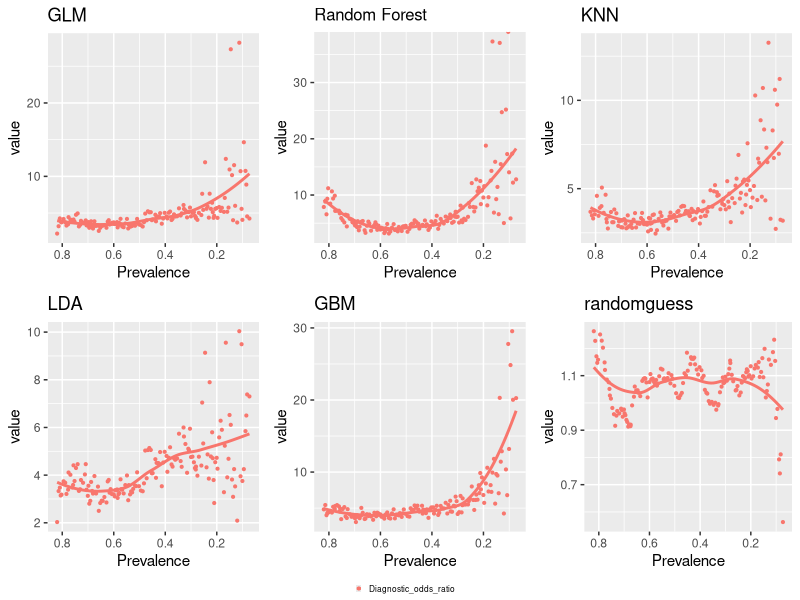
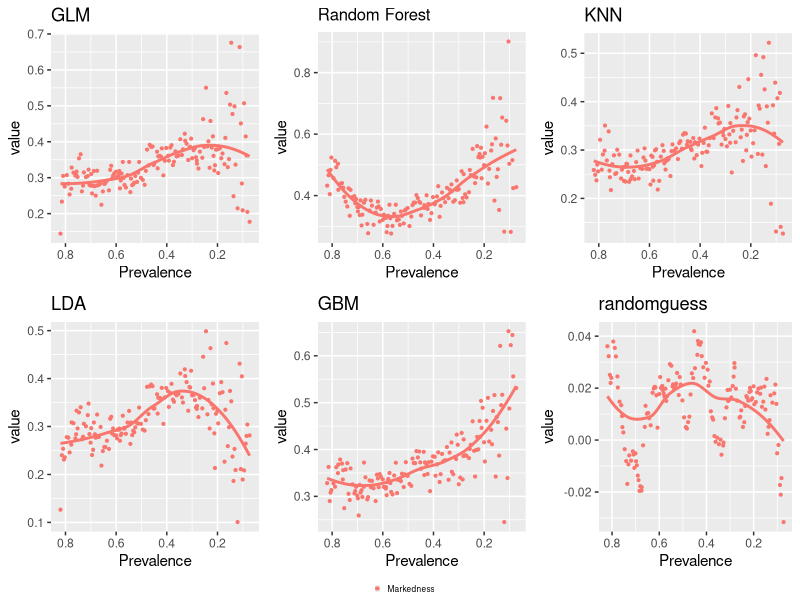
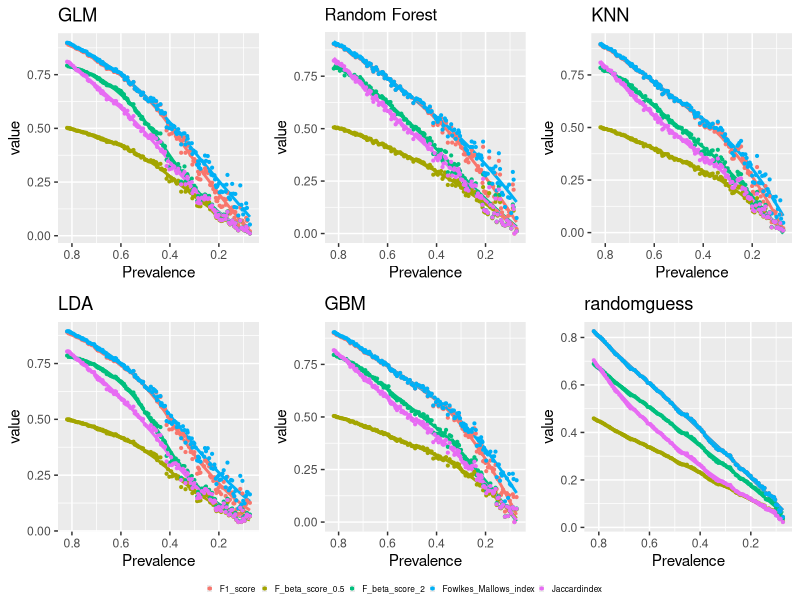
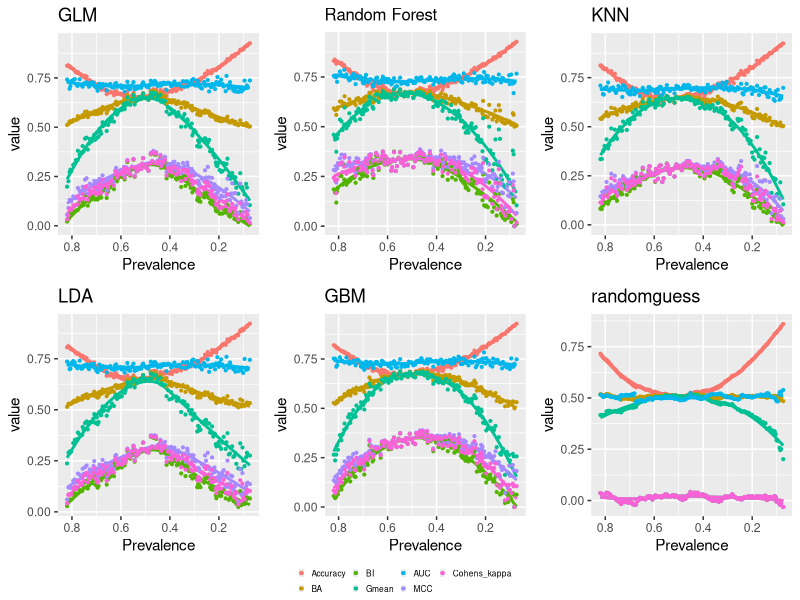
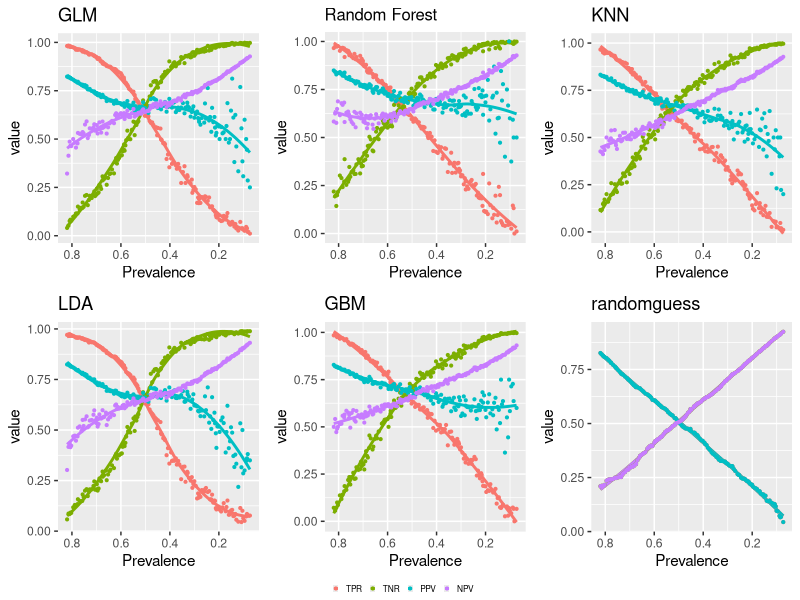
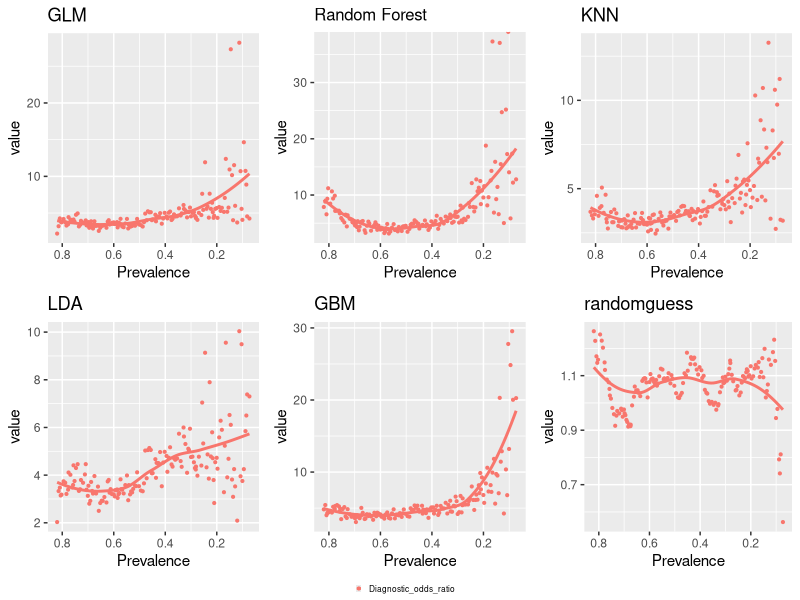
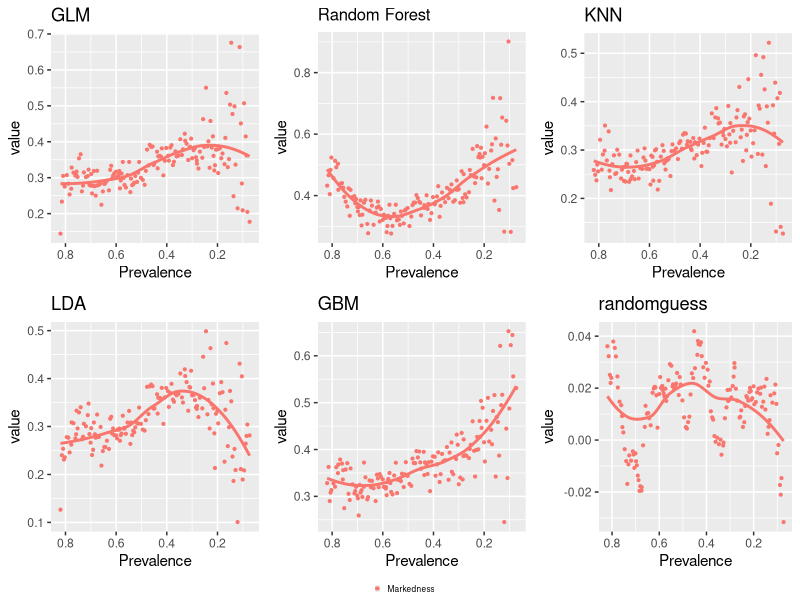
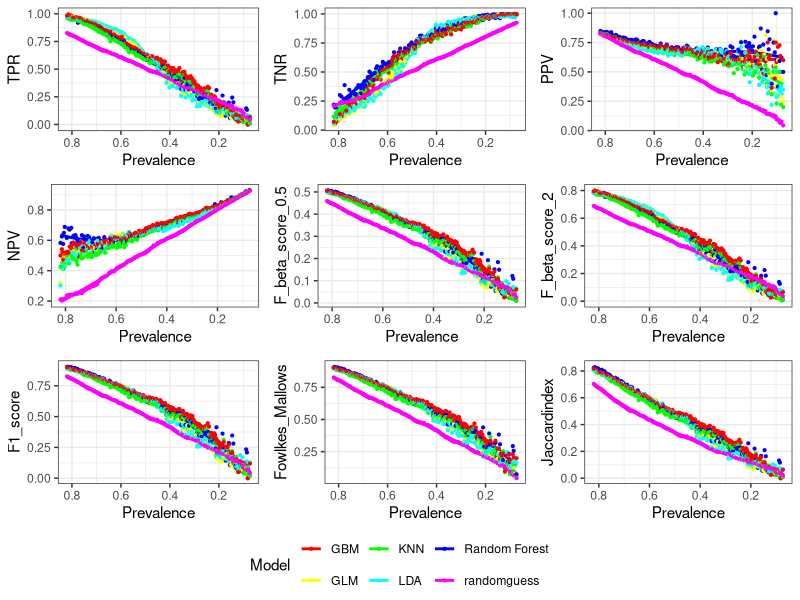

The R source for these figures, in order:
## ---- chunk 1
knitr::opts_chunk$set(echo = FALSE, message = FALSE, warning = FALSE)
## ---- chunk 2
library(ggplot2)
library(reshape)
library(ggpubr)

metricsdf2 = read.csv("finalall.csv")

metricsdf2 = subset(metricsdf2, AUC != 0)

metricsdf2$Model = ifelse(metricsdf2$Model == "Logistic Regression", "GLM", metricsdf2$Model) # just rename model

models = unique(metricsdf2$Model)

## ---- chunk 3
mglm1 = subset(metricsdf2, Model == models[1])[, c("Prevalence", "F1_score", "F_beta_score_0.5", "F_beta_score_2", "Fowlkes_Mallows_index", "Jaccardindex")]
Molten1 <- melt(mglm1, id.vars = "Prevalence")
p1 = ggplot(Molten1, aes(x = Prevalence, y = value, colour = variable)) +
        geom_smooth(se = FALSE) + geom_point(size = 0.75) + theme(legend.title = element_text(size = 6), legend.text  = element_text(size = 6), legend.key.size = unit(0.25, "lines")) + 
        scale_x_continuous("Prevalence") + scale_colour_discrete("") + scale_x_reverse() + ggtitle(models[1])

mglm1 = subset(metricsdf2, Model == models[2])[, c("Prevalence", "F1_score", "F_beta_score_0.5", "F_beta_score_2", "Fowlkes_Mallows_index", "Jaccardindex")]
Molten1 <- melt(mglm1, id.vars = "Prevalence")
p2 = ggplot(Molten1, aes(x = Prevalence, y = value, colour = variable)) +
        geom_smooth(se = FALSE) + geom_point(size = 0.75) + theme(plot.title = element_text(size=12), legend.title = element_text(size = 6), legend.text  = element_text(size = 6), legend.key.size = unit(0.25, "lines")) + 
        scale_x_continuous("Prevalence") + scale_colour_discrete("") + scale_x_reverse() + ggtitle(models[2])

mglm1 = subset(metricsdf2, Model == models[3])[, c("Prevalence", "F1_score", "F_beta_score_0.5", "F_beta_score_2", "Fowlkes_Mallows_index", "Jaccardindex")]
Molten1 <- melt(mglm1, id.vars = "Prevalence")
p3 = ggplot(Molten1, aes(x = Prevalence, y = value, colour = variable)) +
        geom_smooth(se = FALSE) + geom_point(size = 0.75) + theme(legend.title = element_text(size = 6), legend.text  = element_text(size = 6), legend.key.size = unit(0.25, "lines")) + 
        scale_x_continuous("Prevalence") + scale_colour_discrete("") + scale_x_reverse() + ggtitle(models[3])

mglm1 = subset(metricsdf2, Model == models[4])[, c("Prevalence", "F1_score", "F_beta_score_0.5", "F_beta_score_2", "Fowlkes_Mallows_index", "Jaccardindex")]
Molten1 <- melt(mglm1, id.vars = "Prevalence")
p4 = ggplot(Molten1, aes(x = Prevalence, y = value, colour = variable)) +
        geom_smooth(se = FALSE) + geom_point(size = 0.75) + theme(legend.title = element_text(size = 6), legend.text  = element_text(size = 6), legend.key.size = unit(0.25, "lines")) + 
        scale_x_continuous("Prevalence") + scale_colour_discrete("") + scale_x_reverse() + ggtitle(models[4])

mglm1 = subset(metricsdf2, Model == models[5])[, c("Prevalence", "F1_score", "F_beta_score_0.5", "F_beta_score_2", "Fowlkes_Mallows_index", "Jaccardindex")]
Molten1 <- melt(mglm1, id.vars = "Prevalence")
p5 = ggplot(Molten1, aes(x = Prevalence, y = value, colour = variable)) +
        geom_smooth(se = FALSE) + geom_point(size = 0.75) + theme(legend.title = element_text(size = 6), legend.text  = element_text(size = 6), legend.key.size = unit(0.25, "lines")) + 
        scale_x_continuous("Prevalence") + scale_colour_discrete("") + scale_x_reverse() + ggtitle(models[5])

mglm1 = subset(metricsdf2, Model == models[6])[, c("Prevalence", "F1_score", "F_beta_score_0.5", "F_beta_score_2", "Fowlkes_Mallows_index", "Jaccardindex")]
Molten1 <- melt(mglm1, id.vars = "Prevalence")
p6 = ggplot(Molten1, aes(x = Prevalence, y = value, colour = variable)) +
        geom_smooth(se = FALSE) + geom_point(size = 0.75) + theme(legend.title = element_text(size = 6), legend.text  = element_text(size = 6), legend.key.size = unit(0.25, "lines")) + 
        scale_x_continuous("Prevalence") + scale_colour_discrete("") + scale_x_reverse() + ggtitle(models[6])

tiff("fig1.tiff", units="in", width=7, height= 5, res=450)
ggarrange(p1, p2, p3, p4, p5, p6, ncol=3, nrow=2, common.legend = TRUE, legend="bottom")
dev.off()
## ---- chunk 4
mglm1 = subset(metricsdf2, Model == models[1])[, c("Prevalence", "Accuracy", "BA", "BI", "Gmean", "AUC", "MCC", "Cohens_kappa")]
Molten1 <- melt(mglm1, id.vars = "Prevalence")
p1 = ggplot(Molten1, aes(x = Prevalence, y = value, colour = variable)) +
        geom_smooth(se = FALSE) + geom_point(size = 0.75) + theme(legend.title = element_text(size = 6), legend.text  = element_text(size = 6), legend.key.size = unit(0.25, "lines")) + 
        scale_x_continuous("Prevalence") + scale_colour_discrete("") + scale_x_reverse() + ggtitle(models[1])

mglm1 = subset(metricsdf2, Model == models[2])[, c("Prevalence", "Accuracy", "BA", "BI", "Gmean", "AUC", "MCC", "Cohens_kappa")]
Molten1 <- melt(mglm1, id.vars = "Prevalence")
p2 = ggplot(Molten1, aes(x = Prevalence, y = value, colour = variable)) +
        geom_smooth(se = FALSE) + geom_point(size = 0.75) + theme(plot.title = element_text(size=12), legend.title = element_text(size = 6), legend.text  = element_text(size = 6), legend.key.size = unit(0.25, "lines")) + 
        scale_x_continuous("Prevalence") + scale_colour_discrete("") + scale_x_reverse() + ggtitle(models[2])

mglm1 = subset(metricsdf2, Model == models[3])[, c("Prevalence", "Accuracy", "BA", "BI", "Gmean", "AUC", "MCC", "Cohens_kappa")]
Molten1 <- melt(mglm1, id.vars = "Prevalence")
p3 = ggplot(Molten1, aes(x = Prevalence, y = value, colour = variable)) +
        geom_smooth(se = FALSE) + geom_point(size = 0.75) + theme(legend.title = element_text(size = 6), legend.text  = element_text(size = 6), legend.key.size = unit(0.25, "lines")) + 
        scale_x_continuous("Prevalence") + scale_colour_discrete("") + scale_x_reverse() + ggtitle(models[3])

mglm1 = subset(metricsdf2, Model == models[4])[, c("Prevalence", "Accuracy", "BA", "BI", "Gmean", "AUC", "MCC", "Cohens_kappa")]
Molten1 <- melt(mglm1, id.vars = "Prevalence")
p4 = ggplot(Molten1, aes(x = Prevalence, y = value, colour = variable)) +
        geom_smooth(se = FALSE) + geom_point(size = 0.75) + theme(legend.title = element_text(size = 6), legend.text  = element_text(size = 6), legend.key.size = unit(0.25, "lines")) + 
        scale_x_continuous("Prevalence") + scale_colour_discrete("") + scale_x_reverse() + ggtitle(models[4])

mglm1 = subset(metricsdf2, Model == models[5])[, c("Prevalence", "Accuracy", "BA", "BI", "Gmean", "AUC", "MCC", "Cohens_kappa")]
Molten1 <- melt(mglm1, id.vars = "Prevalence")
p5 = ggplot(Molten1, aes(x = Prevalence, y = value, colour = variable)) +
        geom_smooth(se = FALSE) + geom_point(size = 0.75) + theme(legend.title = element_text(size = 6), legend.text  = element_text(size = 6), legend.key.size = unit(0.25, "lines")) + 
        scale_x_continuous("Prevalence") + scale_colour_discrete("") + scale_x_reverse() + ggtitle(models[5])

mglm1 = subset(metricsdf2, Model == models[6])[, c("Prevalence", "Accuracy", "BA", "BI", "Gmean", "AUC", "MCC", "Cohens_kappa")]
Molten1 <- melt(mglm1, id.vars = "Prevalence")
p6 = ggplot(Molten1, aes(x = Prevalence, y = value, colour = variable)) +
        geom_smooth(se = FALSE) + geom_point(size = 0.75) + theme(legend.title = element_text(size = 6), legend.text  = element_text(size = 6), legend.key.size = unit(0.25, "lines")) + 
        scale_x_continuous("Prevalence") + scale_colour_discrete("") + scale_x_reverse() + ggtitle(models[6])

tiff("fig2.tiff", units="in", width=7, height= 5, res=450)
ggarrange(p1, p2, p3, p4, p5, p6, ncol=3, nrow=2, common.legend = TRUE, legend="bottom")
dev.off()
## ---- chunk 5
mglm1 = subset(metricsdf2, Model == models[1])[, c("Prevalence", "TPR", "TNR", "PPV", "NPV")]
Molten1 <- melt(mglm1, id.vars = "Prevalence")
p1 = ggplot(Molten1, aes(x = Prevalence, y = value, colour = variable)) +
        geom_smooth(se = FALSE) + geom_point(size = 0.75) + theme(legend.title = element_text(size = 6), legend.text  = element_text(size = 6), legend.key.size = unit(0.25, "lines")) + 
        scale_x_continuous("Prevalence") + scale_colour_discrete("") + scale_x_reverse() + ggtitle(models[1])

mglm1 = subset(metricsdf2, Model == models[2])[, c("Prevalence", "TPR", "TNR", "PPV", "NPV")]
Molten1 <- melt(mglm1, id.vars = "Prevalence")
p2 = ggplot(Molten1, aes(x = Prevalence, y = value, colour = variable)) +
        geom_smooth(se = FALSE) + geom_point(size = 0.75) + theme(plot.title = element_text(size=12), legend.title = element_text(size = 6), legend.text  = element_text(size = 6), legend.key.size = unit(0.25, "lines")) + 
        scale_x_continuous("Prevalence") + scale_colour_discrete("") + scale_x_reverse() + ggtitle(models[2])

mglm1 = subset(metricsdf2, Model == models[3])[, c("Prevalence", "TPR", "TNR", "PPV", "NPV")]
Molten1 <- melt(mglm1, id.vars = "Prevalence")
p3 = ggplot(Molten1, aes(x = Prevalence, y = value, colour = variable)) +
        geom_smooth(se = FALSE) + geom_point(size = 0.75) + theme(legend.title = element_text(size = 6), legend.text  = element_text(size = 6), legend.key.size = unit(0.25, "lines")) + 
        scale_x_continuous("Prevalence") + scale_colour_discrete("") + scale_x_reverse() + ggtitle(models[3])

mglm1 = subset(metricsdf2, Model == models[4])[, c("Prevalence", "TPR", "TNR", "PPV", "NPV")]
Molten1 <- melt(mglm1, id.vars = "Prevalence")
p4 = ggplot(Molten1, aes(x = Prevalence, y = value, colour = variable)) +
        geom_smooth(se = FALSE) + geom_point(size = 0.75) + theme(legend.title = element_text(size = 6), legend.text  = element_text(size = 6), legend.key.size = unit(0.25, "lines")) + 
        scale_x_continuous("Prevalence") + scale_colour_discrete("") + scale_x_reverse() + ggtitle(models[4])

mglm1 = subset(metricsdf2, Model == models[5])[, c("Prevalence", "TPR", "TNR", "PPV", "NPV")]
Molten1 <- melt(mglm1, id.vars = "Prevalence")
p5 = ggplot(Molten1, aes(x = Prevalence, y = value, colour = variable)) +
        geom_smooth(se = FALSE) + geom_point(size = 0.75) + theme(legend.title = element_text(size = 6), legend.text  = element_text(size = 6), legend.key.size = unit(0.25, "lines")) + 
        scale_x_continuous("Prevalence") + scale_colour_discrete("") + scale_x_reverse() + ggtitle(models[5])

mglm1 = subset(metricsdf2, Model == models[6])[, c("Prevalence", "TPR", "TNR", "PPV", "NPV")]
Molten1 <- melt(mglm1, id.vars = "Prevalence")
p6 = ggplot(Molten1, aes(x = Prevalence, y = value, colour = variable)) +
        geom_smooth(se = FALSE) + geom_point(size = 0.75) + theme(legend.title = element_text(size = 6), legend.text  = element_text(size = 6), legend.key.size = unit(0.25, "lines")) + 
        scale_x_continuous("Prevalence") + scale_colour_discrete("") + scale_x_reverse() + ggtitle(models[6])

tiff("fig3.tiff", units="in", width=7, height= 5, res=450)
ggarrange(p1, p2, p3, p4, p5, p6, ncol=3, nrow=2, common.legend = TRUE, legend="bottom")
dev.off()
## ---- chunk 6
mglm1 = subset(metricsdf2, Model == models[1])[, c("Prevalence", "Diagnostic_odds_ratio")]
Molten1 <- melt(mglm1, id.vars = "Prevalence")
p1 = ggplot(Molten1, aes(x = Prevalence, y = value, colour = variable)) +
        geom_smooth(se = FALSE) + geom_point(size = 0.75) + theme(legend.title = element_text(size = 6), legend.text  = element_text(size = 6), legend.key.size = unit(0.25, "lines")) + 
        scale_x_continuous("Prevalence") + scale_colour_discrete("") + scale_x_reverse() + ggtitle(models[1])

mglm1 = subset(metricsdf2, Model == models[2])[, c("Prevalence", "Diagnostic_odds_ratio")]
Molten1 <- melt(mglm1, id.vars = "Prevalence")
p2 = ggplot(Molten1, aes(x = Prevalence, y = value, colour = variable)) +
        geom_smooth(se = FALSE) + geom_point(size = 0.75) + theme(plot.title = element_text(size=12), legend.title = element_text(size = 6), legend.text  = element_text(size = 6), legend.key.size = unit(0.25, "lines")) + 
        scale_x_continuous("Prevalence") + scale_colour_discrete("") + scale_x_reverse() + ggtitle(models[2])

mglm1 = subset(metricsdf2, Model == models[3])[, c("Prevalence", "Diagnostic_odds_ratio")]
Molten1 <- melt(mglm1, id.vars = "Prevalence")
p3 = ggplot(Molten1, aes(x = Prevalence, y = value, colour = variable)) +
        geom_smooth(se = FALSE) + geom_point(size = 0.75) + theme(legend.title = element_text(size = 6), legend.text  = element_text(size = 6), legend.key.size = unit(0.25, "lines")) + 
        scale_x_continuous("Prevalence") + scale_colour_discrete("") + scale_x_reverse() + ggtitle(models[3])

mglm1 = subset(metricsdf2, Model == models[4])[, c("Prevalence", "Diagnostic_odds_ratio")]
Molten1 <- melt(mglm1, id.vars = "Prevalence")
p4 = ggplot(Molten1, aes(x = Prevalence, y = value, colour = variable)) +
        geom_smooth(se = FALSE) + geom_point(size = 0.75) + theme(legend.title = element_text(size = 6), legend.text  = element_text(size = 6), legend.key.size = unit(0.25, "lines")) + 
        scale_x_continuous("Prevalence") + scale_colour_discrete("") + scale_x_reverse() + ggtitle(models[4])

mglm1 = subset(metricsdf2, Model == models[5])[, c("Prevalence", "Diagnostic_odds_ratio")]
Molten1 <- melt(mglm1, id.vars = "Prevalence")
p5 = ggplot(Molten1, aes(x = Prevalence, y = value, colour = variable)) +
        geom_smooth(se = FALSE) + geom_point(size = 0.75) + theme(legend.title = element_text(size = 6), legend.text  = element_text(size = 6), legend.key.size = unit(0.25, "lines")) + 
        scale_x_continuous("Prevalence") + scale_colour_discrete("") + scale_x_reverse() + ggtitle(models[5])

mglm1 = subset(metricsdf2, Model == models[6])[, c("Prevalence", "Diagnostic_odds_ratio")]
Molten1 <- melt(mglm1, id.vars = "Prevalence")
p6 = ggplot(Molten1, aes(x = Prevalence, y = value, colour = variable)) +
        geom_smooth(se = FALSE) + geom_point(size = 0.75) + theme(legend.title = element_text(size = 6), legend.text  = element_text(size = 6), legend.key.size = unit(0.25, "lines")) + 
        scale_x_continuous("Prevalence") + scale_colour_discrete("") + scale_x_reverse() + ggtitle(models[6])

ggarrange(p1, p2, p3, p4, p5, p6, ncol=3, nrow=2, common.legend = TRUE, legend="bottom")
ggsave("DOR.pdf", width=7, height= 4.5, units = "in")
## ---- chunk 7
mglm1 = subset(metricsdf2, Model == models[1])[, c("Prevalence", "Markedness")]
Molten1 <- melt(mglm1, id.vars = "Prevalence")
p1 = ggplot(Molten1, aes(x = Prevalence, y = value, colour = variable)) +
        geom_smooth(se = FALSE) + geom_point(size = 0.75) + theme(legend.title = element_text(size = 6), legend.text  = element_text(size = 6), legend.key.size = unit(0.25, "lines")) + 
        scale_x_continuous("Prevalence") + scale_colour_discrete("") + scale_x_reverse() + ggtitle(models[1])

mglm1 = subset(metricsdf2, Model == models[2])[, c("Prevalence", "Markedness")]
Molten1 <- melt(mglm1, id.vars = "Prevalence")
p2 = ggplot(Molten1, aes(x = Prevalence, y = value, colour = variable)) +
        geom_smooth(se = FALSE) + geom_point(size = 0.75) + theme(plot.title = element_text(size=12), legend.title = element_text(size = 6), legend.text  = element_text(size = 6), legend.key.size = unit(0.25, "lines")) + 
        scale_x_continuous("Prevalence") + scale_colour_discrete("") + scale_x_reverse() + ggtitle(models[2])

mglm1 = subset(metricsdf2, Model == models[3])[, c("Prevalence", "Markedness")]
Molten1 <- melt(mglm1, id.vars = "Prevalence")
p3 = ggplot(Molten1, aes(x = Prevalence, y = value, colour = variable)) +
        geom_smooth(se = FALSE) + geom_point(size = 0.75) + theme(legend.title = element_text(size = 6), legend.text  = element_text(size = 6), legend.key.size = unit(0.25, "lines")) + 
        scale_x_continuous("Prevalence") + scale_colour_discrete("") + scale_x_reverse() + ggtitle(models[3])

mglm1 = subset(metricsdf2, Model == models[4])[, c("Prevalence", "Markedness")]
Molten1 <- melt(mglm1, id.vars = "Prevalence")
p4 = ggplot(Molten1, aes(x = Prevalence, y = value, colour = variable)) +
        geom_smooth(se = FALSE) + geom_point(size = 0.75) + theme(legend.title = element_text(size = 6), legend.text  = element_text(size = 6), legend.key.size = unit(0.25, "lines")) + 
        scale_x_continuous("Prevalence") + scale_colour_discrete("") + scale_x_reverse() + ggtitle(models[4])

mglm1 = subset(metricsdf2, Model == models[5])[, c("Prevalence", "Markedness")]
Molten1 <- melt(mglm1, id.vars = "Prevalence")
p5 = ggplot(Molten1, aes(x = Prevalence, y = value, colour = variable)) +
        geom_smooth(se = FALSE) + geom_point(size = 0.75) + theme(legend.title = element_text(size = 6), legend.text  = element_text(size = 6), legend.key.size = unit(0.25, "lines")) + 
        scale_x_continuous("Prevalence") + scale_colour_discrete("") + scale_x_reverse() + ggtitle(models[5])

mglm1 = subset(metricsdf2, Model == models[6])[, c("Prevalence", "Markedness")]
Molten1 <- melt(mglm1, id.vars = "Prevalence")
p6 = ggplot(Molten1, aes(x = Prevalence, y = value, colour = variable)) +
        geom_smooth(se = FALSE) + geom_point(size = 0.75) + theme(legend.title = element_text(size = 6), legend.text  = element_text(size = 6), legend.key.size = unit(0.25, "lines")) + 
        scale_x_continuous("Prevalence") + scale_colour_discrete("") + scale_x_reverse() + ggtitle(models[6])

ggarrange(p1, p2, p3, p4, p5, p6, ncol=3, nrow=2, common.legend = TRUE, legend="bottom")
ggsave("MK.pdf", width=7, height= 4.5, units = "in")
## ---- chunk 8
library(dplyr)

#alternative color schemes that can be used if necessary
#ccolors = c("red", "green", "pink", "blue", "black", "#DF536B", "gray62", "#CD0BBC", "#F5C710") 
#ccolors = c(rainbow(10)[-c(4:5)], "black", "gray62")

# just rename column names for plotting
colnames(metricsdf2)[19] = "Diag_odds_ratio" 
colnames(metricsdf2)[17] = "Fowlkes_Mallows" 

plotdf <- melt(metricsdf2[,-25], id.vars = c("Model", "Prevalence"))

rankdf = plotdf %>% arrange(Model, Prevalence, variable, value) %>%
    group_by(Prevalence, variable) %>% 
    mutate(rank = rank(desc(value)))

variancedf = rankdf[,-4] %>%
    group_by(Model, variable) %>% 
    summarise(varrank = var(rank)) %>%
    arrange(desc(varrank))

colnames(variancedf)[2] = "Metric"

library(tidyr)
t3 = spread(variancedf, key = Model, value = varrank) %>%
  arrange(desc(randomguess))

colnames(t3)[6] = "Random_Forest"
tdf = mutate(t3, mean_col = rowMeans(select(t3, c(GBM, GLM, KNN, LDA, Random_Forest, randomguess)), na.rm = TRUE)) %>%
  arrange(desc(mean_col))

# This produces table 4
kableExtra::kable(tdf[,-8], digits = 3)
## ---- chunk 9
dfrun0 <- melt(metricsdf2[metricsdf2$Run ==0, -2], id.vars = "Model")

rankdfrun0 = dfrun0[dfrun0$variable != "Run",] %>% arrange(Model, variable, value) %>%
    group_by(variable) %>% 
    mutate(rank = rank(desc(value)))

rnkw = spread(rankdfrun0[,-3], key = Model, value = rank)

colnames(rnkw)[1] = "Metric"

# This produces table 2
# The ranking for false positive and false negative has to be reversed because we value less these two types of outcomes.

kableExtra::kable(rnkw)
## ---- chunk 10
rw = spread(dfrun0[dfrun0$variable != "Run",], key = Model, value = value)
colnames(rw)[1] = "Metric"

# This produces table 3
kableExtra::kable(rw, digits = 3)
## ---- chunk 11
p1 = ggplot(metricsdf2, aes(x = Prevalence, y = TPR, colour = Model)) +
        geom_smooth(se = FALSE) + geom_point(size = 0.75) + theme_bw() + 
        scale_x_continuous("Prevalence") + scale_color_manual(values = rainbow(6)) + scale_x_reverse()

p2 = ggplot(metricsdf2, aes(x = Prevalence, y = TNR, colour = Model)) +
        geom_smooth(se = FALSE) + geom_point(size = 0.75) + theme_bw() + 
        scale_x_continuous("Prevalence") + scale_color_manual(values = rainbow(6)) + scale_x_reverse()

p3 = ggplot(metricsdf2, aes(x = Prevalence, y = PPV, colour = Model)) +
        geom_smooth(se = FALSE) + geom_point(size = 0.75) + theme_bw() + 
        scale_x_continuous("Prevalence") + scale_color_manual(values = rainbow(6)) + scale_x_reverse()

p4 = ggplot(metricsdf2, aes(x = Prevalence, y = NPV, colour = Model)) +
        geom_smooth(se = FALSE) + geom_point(size = 0.75) + theme_bw() + 
        scale_x_continuous("Prevalence") + scale_color_manual(values = rainbow(6)) + scale_x_reverse()

p5 = ggplot(metricsdf2, aes(x = Prevalence, y = F_beta_score_0.5, colour = Model)) +
        geom_smooth(se = FALSE) + geom_point(size = 0.75) + theme_bw() + 
        scale_x_continuous("Prevalence") + scale_color_manual(values = rainbow(6)) + scale_x_reverse()

p6 = ggplot(metricsdf2, aes(x = Prevalence, y = F_beta_score_2, colour = Model)) +
        geom_smooth(se = FALSE) + geom_point(size = 0.75) + theme_bw() + 
        scale_x_continuous("Prevalence") + scale_color_manual(values = rainbow(6)) + scale_x_reverse()

p7 = ggplot(metricsdf2, aes(x = Prevalence, y = F1_score, colour = Model)) +
        geom_smooth(se = FALSE) + geom_point(size = 0.75) + theme_bw() + 
        scale_x_continuous("Prevalence") + scale_color_manual(values = rainbow(6)) + scale_x_reverse()

p8 = ggplot(metricsdf2, aes(x = Prevalence, y = Fowlkes_Mallows, colour = Model)) +
        geom_smooth(se = FALSE) + geom_point(size = 0.75) + theme_bw() + 
        scale_x_continuous("Prevalence") + scale_color_manual(values = rainbow(6)) + scale_x_reverse()

p9 = ggplot(metricsdf2, aes(x = Prevalence, y = Jaccardindex, colour = Model)) +
        geom_smooth(se = FALSE) + geom_point(size = 0.75) + theme_bw() + 
        scale_x_continuous("Prevalence") + scale_color_manual(values = rainbow(6)) + scale_x_reverse()

tiff("fig4.tiff", units="in", width=7, height= 7.5, res=450)
ggarrange(p1, p2, p3, p4, p5, p6, p7, p8, p9, ncol=3, nrow=3, common.legend = TRUE, legend="bottom")
dev.off()
## ---- chunk 12
p1 = ggplot(metricsdf2, aes(x = Prevalence, y = Gmean, colour = Model)) +
        geom_smooth(se = FALSE) + geom_point(size = 0.75) + theme_bw() + 
        scale_x_continuous("Prevalence") + scale_color_manual(values = rainbow(6)) + scale_x_reverse()

p2 = ggplot(metricsdf2, aes(x = Prevalence, y = BA, colour = Model)) +
        geom_smooth(se = FALSE) + geom_point(size = 0.75) + theme_bw() + 
        scale_x_continuous("Prevalence") + scale_color_manual(values = rainbow(6)) + scale_x_reverse()

p3 = ggplot(metricsdf2, aes(x = Prevalence, y = BI, colour = Model)) +
        geom_smooth(se = FALSE) + geom_point(size = 0.75) + theme_bw() + 
        scale_x_continuous("Prevalence") + scale_color_manual(values = rainbow(6)) + scale_x_reverse()

p4 = ggplot(metricsdf2, aes(x = Prevalence, y = MCC, colour = Model)) +
        geom_smooth(se = FALSE) + geom_point(size = 0.75) + theme_bw() + 
        scale_x_continuous("Prevalence") + scale_color_manual(values = rainbow(6)) + scale_x_reverse()

p5 = ggplot(metricsdf2, aes(x = Prevalence, y = AUC, colour = Model)) +
        geom_smooth(se = FALSE) + geom_point(size = 0.75) + theme_bw() + 
        scale_x_continuous("Prevalence") + scale_color_manual(values = rainbow(6)) + scale_x_reverse()

p6 = ggplot(metricsdf2, aes(x = Prevalence, y = Accuracy, colour = Model)) +
        geom_smooth(se = FALSE) + geom_point(size = 0.75) + theme_bw() + 
        scale_x_continuous("Prevalence") + scale_color_manual(values = rainbow(6)) + scale_x_reverse()

p7 = ggplot(metricsdf2, aes(x = Prevalence, y = Cohens_kappa, colour = Model)) +
        geom_smooth(se = FALSE) + geom_point(size = 0.75) + theme_bw() + 
        scale_x_continuous("Prevalence") + scale_color_manual(values = rainbow(6)) + scale_x_reverse()

p8 = ggplot(metricsdf2, aes(x = Prevalence, y = Markedness, colour = Model)) +
        geom_smooth(se = FALSE) + geom_point(size = 0.75) + theme_bw() + 
        scale_x_continuous("Prevalence") + scale_color_manual(values = rainbow(6)) + scale_x_reverse()

p9 = ggplot(metricsdf2, aes(x = Prevalence, y = Diag_odds_ratio, colour = Model)) +
        geom_smooth(se = FALSE) + geom_point(size = 0.75) + theme_bw() + 
        scale_x_continuous("Prevalence") + scale_color_manual(values = rainbow(6)) + scale_x_reverse()

tiff("fig5.tiff", units="in", width=7, height= 7.5, res=450)
ggarrange(p1, p2, p3, p4, p5, p6, p7, p8, p9, ncol=3, nrow=3, common.legend = TRUE, legend="bottom")
dev.off()
## ---- chunk 13
df = rankdf[rankdf$variable %in% c("TPR", "TNR", "PPV", "NPV", "Fowlkes_Mallows", "Jaccardindex", "F1_score", "F_beta_score_0.5", "F_beta_score_2"), ]

colnames(df)[3] = "Metric"

p1 = ggplot(df[df$Model == models[1],], aes(x=Prevalence, y=rank, colour=Metric)) +
        geom_smooth(se = FALSE) + geom_point(size = 0.75) + theme_bw() + scale_x_continuous("Percent positive in test data") +
  scale_color_manual(values = rainbow(9)) + scale_x_reverse() + ggtitle(models[1])

p2 = ggplot(df[df$Model == models[2],], aes(x=Prevalence, y=rank, colour=Metric)) +
        geom_smooth(se = FALSE) + geom_point(size = 0.75) + theme_bw() + 
        scale_x_continuous("Percent positive in test data") + scale_color_manual(values = rainbow(9)) + scale_x_reverse() + ggtitle(models[2])

p3 = ggplot(df[df$Model == models[3],], aes(x=Prevalence, y=rank, colour=Metric)) +
        geom_smooth(se = FALSE) + geom_point(size = 0.75) + theme_bw() + 
        scale_x_continuous("Percent positive in test data") + scale_color_manual(values = rainbow(9)) + scale_x_reverse() + ggtitle(models[3])

p4 = ggplot(df[df$Model == models[4],], aes(x=Prevalence, y=rank, colour=Metric)) +
        geom_smooth(se = FALSE) + geom_point(size = 0.75) + theme_bw() + 
        scale_x_continuous("Percent positive in test data") + scale_color_manual(values = rainbow(9)) + scale_x_reverse() + ggtitle(models[4])

p5 = ggplot(df[df$Model == models[5],], aes(x=Prevalence, y=rank, colour=Metric)) +
        geom_smooth(se = FALSE) + geom_point(size = 0.75) + theme_bw() + 
        scale_x_continuous("Percent positive in test data") + scale_color_manual(values = rainbow(9)) + scale_x_reverse() + ggtitle(models[5])

p6 = ggplot(df[df$Model == models[6],], aes(x=Prevalence, y=rank, colour=Metric)) + geom_smooth(se = FALSE) + geom_point(size = 0.75, position=position_jitter(h=0.01)) + theme_bw() + scale_x_continuous("Percent positive in test data") + scale_color_manual(values = rainbow(9)) + scale_x_reverse() + ggtitle(models[6])

tiff("fig6.tiff", units="in", width=7, height= 8.5, res=450)
ggarrange(p1, p2, p3, p4, p5, p6, ncol=2, nrow=3, common.legend = TRUE, legend="bottom")
dev.off()
## ---- chunk 14
df = rankdf[rankdf$variable %in% c("Accuracy", "MCC", "Gmean", "AUC", "BA", "Markedness", "Diag_odds_ratio", "BI", "Cohens_kappa"), ]

colnames(df)[3] = "Metric"

p1 = ggplot(df[df$Model == models[1],], aes(x=Prevalence, y=rank, colour=Metric)) +
        geom_smooth(se = FALSE) + geom_point(size = 0.75) + theme_bw() + scale_x_continuous("Percent positive in test data") +
  scale_color_manual(values = rainbow(9)) + scale_x_reverse() + ggtitle(models[1])

#scale_color_manual(values = palette(rainbow(12)))
p2 = ggplot(df[df$Model == models[2],], aes(x=Prevalence, y=rank, colour=Metric)) +
        geom_smooth(se = FALSE) + geom_point(size = 0.75) + theme_bw() + 
        scale_x_continuous("Percent positive in test data") + scale_color_manual(values = rainbow(9)) + scale_x_reverse() + ggtitle(models[2])

p3 = ggplot(df[df$Model == models[3],], aes(x=Prevalence, y=rank, colour=Metric)) +
        geom_smooth(se = FALSE) + geom_point(size = 0.75) + theme_bw() + 
        scale_x_continuous("Percent positive in test data") + scale_color_manual(values = rainbow(9)) + scale_x_reverse() + ggtitle(models[3])

p4 = ggplot(df[df$Model == models[4],], aes(x=Prevalence, y=rank, colour=Metric)) +
        geom_smooth(se = FALSE) + geom_point(size = 0.75) + theme_bw() + 
        scale_x_continuous("Percent positive in test data") + scale_color_manual(values = rainbow(9)) + scale_x_reverse() + ggtitle(models[4])

p5 = ggplot(df[df$Model == models[5],], aes(x=Prevalence, y=rank, colour=Metric)) +
        geom_smooth(se = FALSE) + geom_point(size = 0.75) + theme_bw() + 
        scale_x_continuous("Percent positive in test data") + scale_color_manual(values = rainbow(9)) + scale_x_reverse() + ggtitle(models[5])

p6 = ggplot(df[df$Model == models[6],], aes(x=Prevalence, y=rank, colour=Metric)) + geom_smooth(se = FALSE) + geom_point(size = 0.75, position=position_jitter(h=0.01)) + theme_bw() + scale_x_continuous("Percent positive in test data") + scale_color_manual(values = rainbow(9)) + scale_x_reverse() + ggtitle(models[6])

tiff("fig7.tiff", units="in", width=7, height= 8.5, res=450)
ggarrange(p1, p2, p3, p4, p5, p6, ncol=2, nrow=3, common.legend = TRUE, legend="bottom")
dev.off()
## ---- chunk 15
#additional color option
# scale_color_manual(values = palette(rainbow(12)))
#ccolors = c("red", "green", "pink", "yellow", "black", "#DF536B", "blue", "#CD0BBC", "#F5C710", "gray62")
#ccolors = c(rainbow(9)[-c(5,9)], "black", "gray62")
